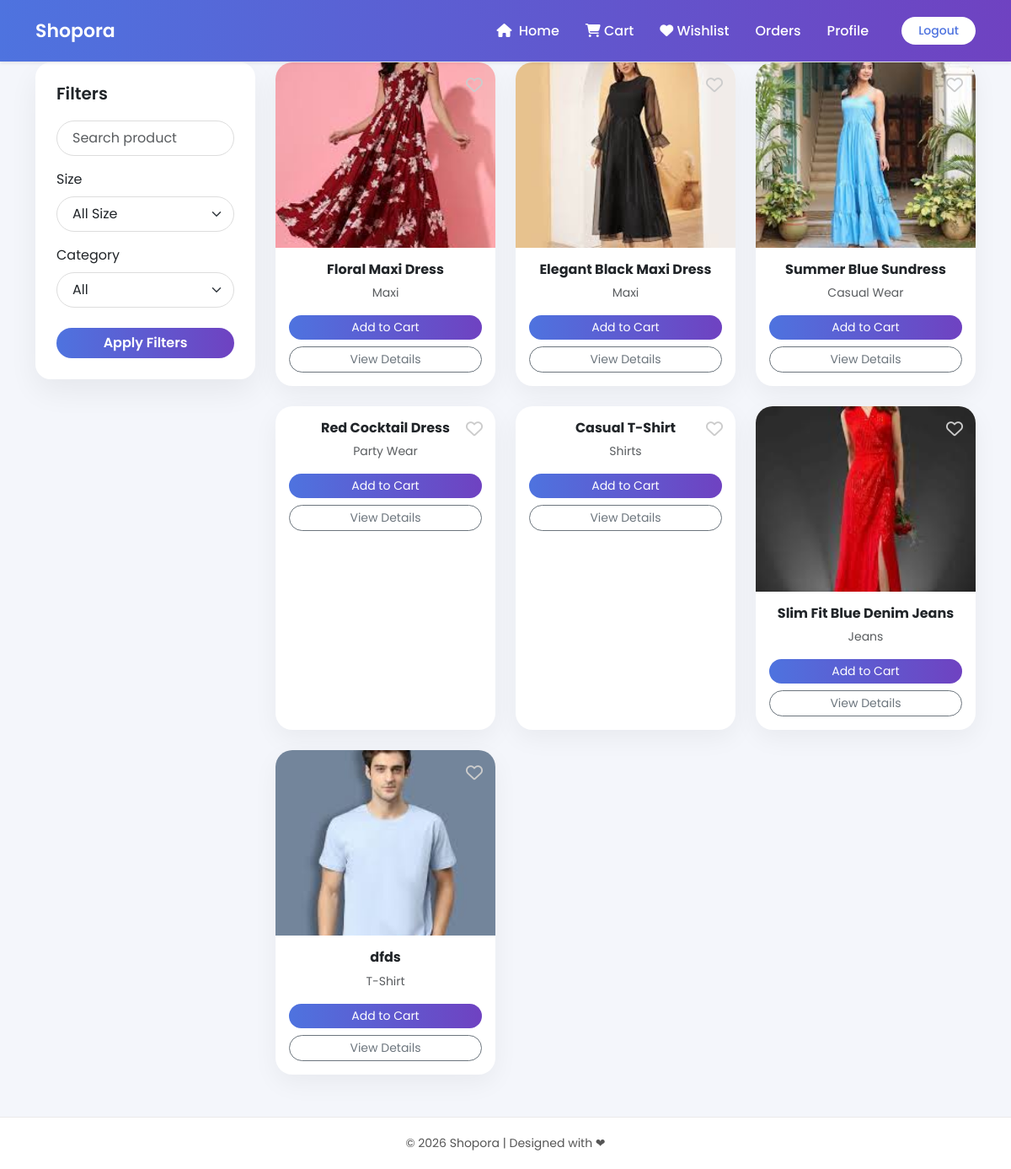
/userhome, run on the app's committed database.
### siteadmin/models.py (models this page shows, shortened)
class Product(models.Model):
    name = models.CharField(max_length=100)
    size = models.CharField(max_length=100,null=True,blank=True)
    fabric = models.CharField(max_length=100)
    description = models.TextField()
    base_price = models.FloatField()
    stock_quantity = models.PositiveIntegerField()
    categoryid = models.ForeignKey(category, on_delete=models.CASCADE)
    image = models.ImageField(upload_to='products', validators=[validate_jpg],null=True, blank=True)

class category(models.Model):
    cname=models.CharField(max_length=100)

### user/views.py (the view)
# urls.py: path('userhome',views.userhome,name='userhome'),
def userhome(request):
    products = Product.objects.all()
    categories = category.objects.all()
    search = request.GET.get('search')
    categorys = request.GET.get('category')
    color = request.GET.get('color')
    size = request.GET.get('size')
    gender = request.GET.get('gender')
    is_filtered = False
    if search:
        products = products.filter(name__icontains=search)
        is_filtered = True
    if categorys:
        products = products.filter(categoryid__id=categorys)
        is_filtered = True
    if size:
        products = products.filter(size__icontains=size)
        is_filtered = True
    if request.user.is_authenticated:
        user_wishlist_ids = whislist.objects.filter(
            customerid=request.user
        ).values_list('productid_id', flat=True)
    else:
        user_wishlist_ids = []
    return render(request, 'user/userhome.html', {
        'm': products,
        'categories': categories,
        'user_wishlist_ids': user_wishlist_ids,
        'is_filtered': is_filtered
    })

### template/user/userhome.html (shortened to what this page needs)
{% extends 'user/base.html' %}
{% block content %}
<div class="container mt-4">
    <div class="row">
        <div class="col-md-3">
            <div class="filter-card">
                <h5>Filters</h5>
                <form method="GET">
                    <div class="mb-3">
                        <input type="text" name="search"
                               class="form-control"
                               placeholder="Search product"
                               value="{{ request.GET.search }}">
                    </div>
                    <div class="mb-3">
                        <label for="" class="mb-2">Size</label>
                        <select name="size" id="size" class="form-select">
                            <option value="">All Size</option>
                        </select>
                    </div>
                    <div class="mb-4">
                        <label class="mb-2">Category</label>
                        <select name="category" class="form-select">
                            <option value="">All</option>
                        </select>
                    </div>
                    <button type="submit"
                            class="btn btn-filter w-100 text-white">
                        Apply Filters
                    </button>
                </form>
            </div>
        </div>
        <div class="col-md-9">
            <div class="row g-4">
                {% for product in m %}
                <div class="col-md-4">
                    <div class="card product-card h-100 position-relative">
                        <a href="{% url 'toggle_wishlist' product.id %}"
                           class="wishlist-heart {% if product.id in user_wishlist_ids %}active{% endif %}">
                            {% if product.id in user_wishlist_ids %}
                                <i class="fa-solid fa-heart"></i>
                            {% else %}
                                <i class="fa-regular fa-heart"></i>
                            {% endif %}
                        </a>
                        {% if product.image %}
                            <img src="{{ product.image.url }}"
                                 class="card-img-top product-img">
                        {% endif %}
                        <div class="card-body text-center">
                            <h6 class="fw-bold">{{ product.name }}</h6>
                            <p class="text-muted small">
                                {{ product.categoryid.cname }}
                            </p>
                            {% if product.stock_quantity == 0 %}
                                <span class="badge bg-danger mb-2">
                                    Out of Stock
                                </span>
                            {% else %}
                                <form method="POST"
                                      action="{% url 'addcart' %}">
                                    <button type="submit"
                                            class="btn btn-add btn-sm w-100 text-white">
                                        Add to Cart
                                    </button>
                                </form>
                            {% endif %}
                            <a href="{% url 'deatiles' product.id %}"
                               class="btn btn-outline-secondary btn-details btn-sm w-100 mt-2">
                                View Details
                            </a>
                        </div>
                    </div>
                </div>
                {% empty %}
                    <p>No products found.</p>
                {% endfor %}
            </div>
        </div>
    </div>
</div>
{% endblock %}

### template/user/base.html (style rules this page uses)
body { font-family: 'Poppins', sans-serif; background: #f5f7fb; }

### template/user/userhome.html (style rules this page uses)
body { background: #f4f6fb; }
.filter-card { border: none; border-radius: 18px; padding: 25px; background: #ffffff; box-shadow: 0 15px 35px rgba(0,0,0,0.06); }
.filter-card h5 { font-weight: 600; margin-bottom: 20px; }
.form-control, .form-select { border-radius: 30px; padding: 8px 18px; border: 1px solid #ddd; }
.btn-filter { border-radius: 30px; background: linear-gradient(90deg, #4e73df, #6f42c1); border: none; font-weight: 600; }
.product-card { border: none; border-radius: 20px; transition: 0.3s; box-shadow: 0 10px 30px rgba(0,0,0,0.05); }
.product-img { height: 220px; object-fit: cover; border-top-left-radius: 20px; border-top-right-radius: 20px; }
.wishlist-heart { position: absolute; top: 12px; right: 15px; font-size: 20px; }
.wishlist-heart i { color: #ccc; transition: 0.3s; }
.btn-add { border-radius: 30px; background: linear-gradient(90deg, #4e73df, #6f42c1); border: none; font-size: 14px; }
.btn-details { border-radius: 30px; font-size: 14px; }

### data on the page
Product: image (picture), name "Floral Maxi Dress", categoryid.cname "Maxi"
Product: image (picture), name "Elegant Black Maxi Dress", categoryid.cname "Maxi"
Product: image (picture), name "Summer Blue Sundress", categoryid.cname "Casual Wear"
Product: name "Red Cocktail Dress", categoryid.cname "Party Wear"
Product: name "Casual T-Shirt", categoryid.cname "Shirts"
Product: image (picture), name "Slim Fit Blue Denim Jeans", categoryid.cname "Jeans"
Product: image (picture), name "dfds", categoryid.cname "T-Shirt"
